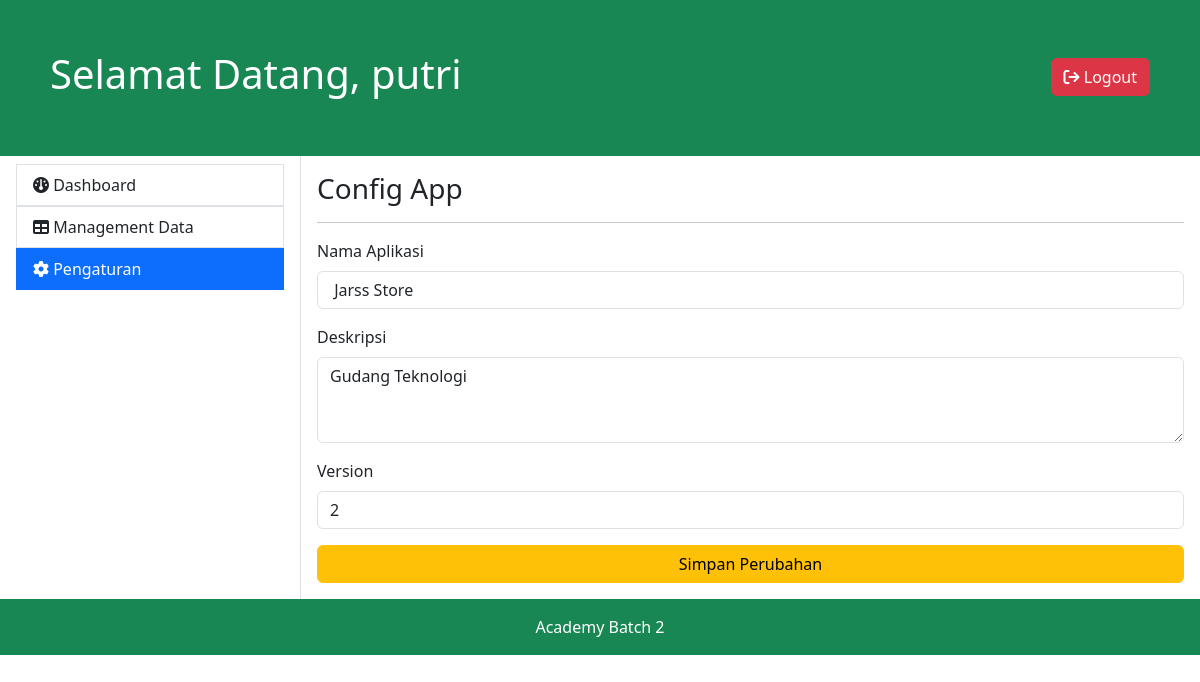
Page /frontend/dashboard/pages/config_app.php (signed in) on the committed database.
### tables this page shows
CREATE TABLE `config_app` (
  `name` varchar(255) NOT NULL,
  `description` text NOT NULL,
  `version` char(3) NOT NULL
);

### config/helper.php (called while the page is built, shortened)
<?php
	require_once('connection.php');
  $runSql = mysqli_query($link, "SELECT * FROM config_app");
  $app = mysqli_fetch_assoc($runSql);

### frontend/dashboard/pages/config_app.php (the view, shortened to what this page needs)
<?php
include_once('../templates/header.php');
?>
<h3>Config App</h3>
<hr>
<form action="<?= BASE_URL . 'backend/update_config.php' ?>" method="POST">
    <div class="mb-3">
        <label for="inputNameApp" class="form-label">Nama Aplikasi</label>
        <input type="text" name="name" class="form-control" id="inputNameApp" value="<?= $app['name'] ?>" required>
    </div>
    <div class="mb-3">
        <label for="inputDescription" class="form-label">Deskripsi</label>
        <textarea class="form-control" name="description" id="inputDescription" rows="3"
            required><?= $app['description'] ?></textarea>
    </div>
    <div class="mb-3">
        <label for="inputVersion" class="form-label">Version</label>
        <input type="text" class="form-control" maxlength="3" name="version" id="inputVersion"
            value="<?= $app['version'] ?>" required>
    </div>
    <div class="d-grid">
        <button type="submit" class="btn btn-warning">Simpan Perubahan</button>
    </div>
</form>
<?php
include_once('../templates/footer.php');
?>

### rows in the picture
config_app: name "Jarss Store", description "Gudang Teknologi", version "2"

### other values in the picture
$_SESSION['username'] "putri"
